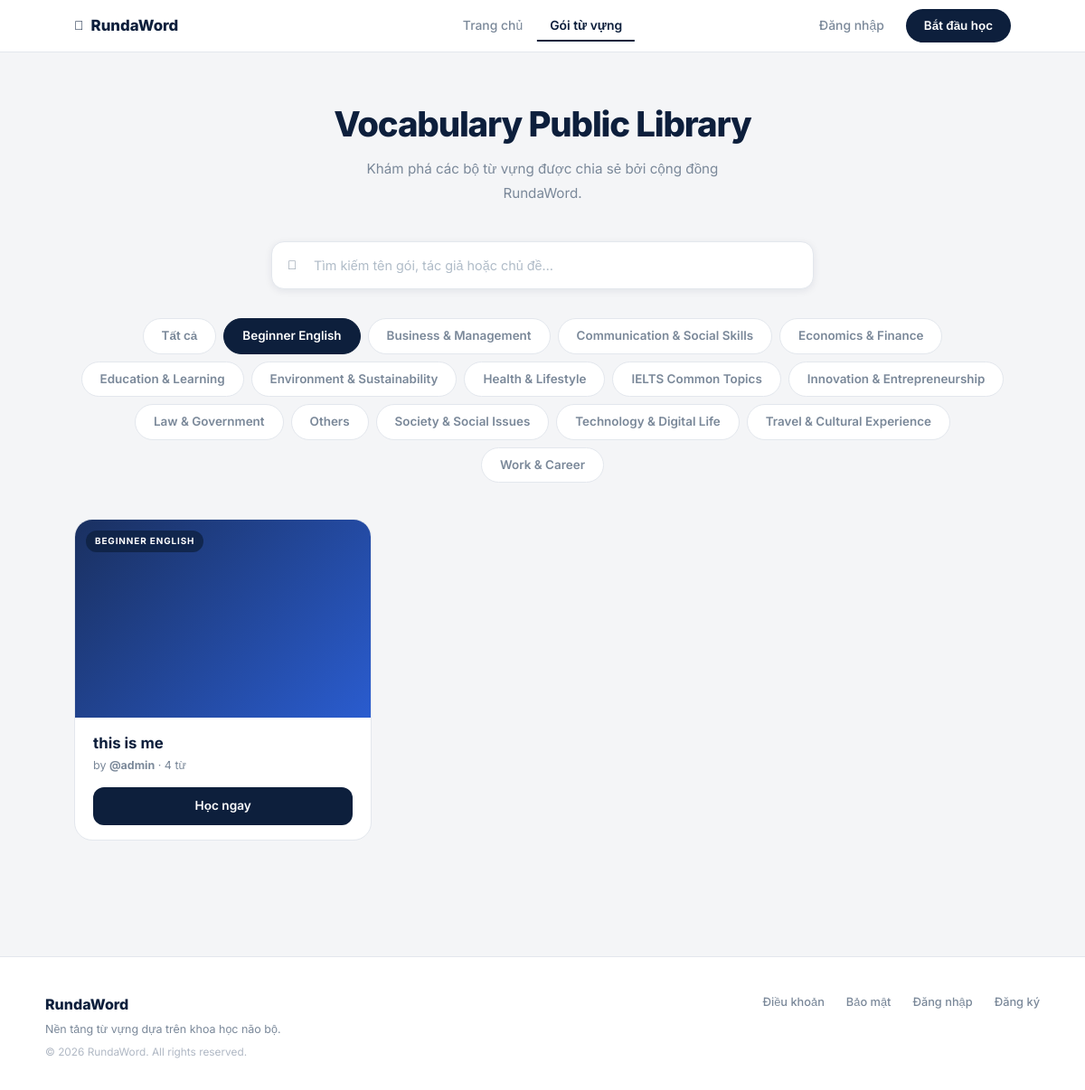
/explore?q=&topic=Beginner+English, run on an earlier commit of the app's database.
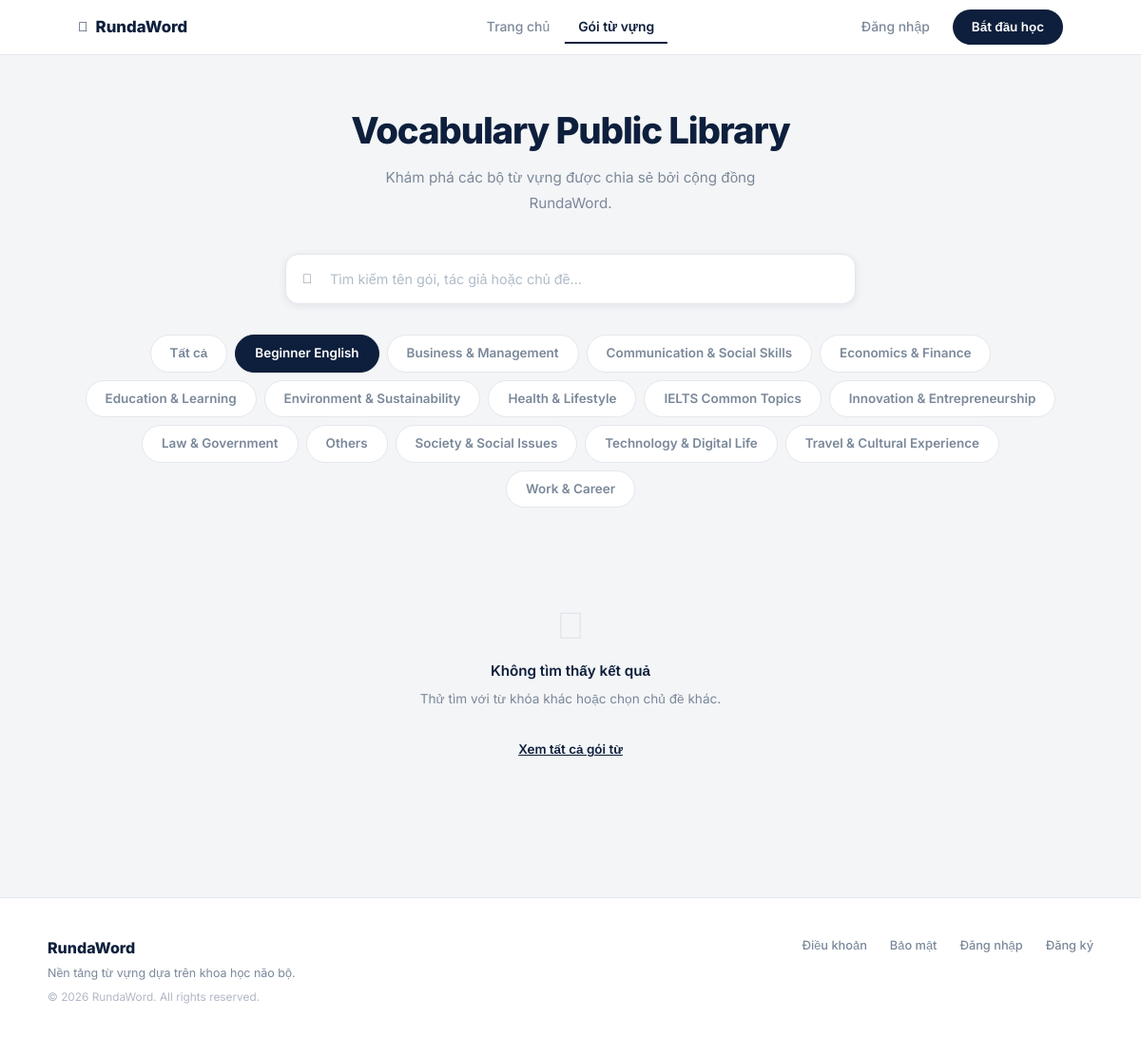
And on a later commit of the database.
### main.py (models this page shows, shortened)
class TopicCatalog(db.Model):
    __tablename__ = 'topic_catalog'
    id   = db.Column(db.Integer, primary_key=True)
    name = db.Column(db.String(120), unique=True, nullable=False)

class VocabPackage(db.Model):
    __tablename__ = 'vocab_packages'
    id                  = db.Column(db.Integer, primary_key=True)
    package_name        = db.Column(db.String(100), nullable=False)
    package_description = db.Column(db.Text)
    topic               = db.Column(db.String(80))          # NEW: topic/category field
    created_at          = db.Column(db.DateTime, default=datetime.utcnow)
    updated_at          = db.Column(db.DateTime, default=datetime.utcnow)
    user_id             = db.Column(db.Integer, db.ForeignKey('users.id'), nullable=False)
    is_public           = db.Column(db.Boolean, default=True)
    vocabularies = db.relationship(
        'Vocabulary', backref='package', lazy=True, cascade='all, delete-orphan'
    )

class User(UserMixin, db.Model):
    __tablename__ = 'users'
    id            = db.Column(db.Integer, primary_key=True)
    username      = db.Column(db.String(50),  unique=True, nullable=False)
    name          = db.Column(db.String(100))
    email         = db.Column(db.String(120), unique=True, nullable=False)
    password_hash = db.Column(db.String(255), nullable=False)
    role          = db.Column(db.Integer, default=ROLE_USER, nullable=False)
    created_at    = db.Column(db.DateTime, default=datetime.utcnow)
    packages = db.relationship(
        'VocabPackage', backref='user', lazy=True, cascade='all, delete-orphan',
        foreign_keys='VocabPackage.user_id'
    )
    saved_packages = db.relationship(
        'VocabPackage', secondary=user_saved_packages,
        backref=db.backref('saved_by', lazy='dynamic'), lazy='dynamic'
    )

### main.py (the view)
@app.route('/explore')
def explore():
    q            = request.args.get('q', '').strip()
    topic_filter = request.args.get('topic', '').strip()
    available_topics = get_available_topics()
    if topic_filter and topic_filter not in available_topics:
        topic_filter = ''
    pkg_query = VocabPackage.query.filter(VocabPackage.is_public == True)
    if topic_filter:
        pkg_query = pkg_query.filter(VocabPackage.topic == topic_filter)
    if q:
        public_packages = search_packages(q)
        if topic_filter:
            public_packages = [p for p in public_packages if p.topic == topic_filter]
    else:
        public_packages = pkg_query.order_by(VocabPackage.updated_at.desc()).all()
    return render_template(
        'explore.html',
        public_packages=public_packages,
        search_query=q,
        topic_filter=topic_filter,
        available_topics=available_topics,
    )

### main.py (called while the page is built)
def get_available_topics():
    rows = TopicCatalog.query.order_by(TopicCatalog.name).all()
    return [r.name for r in rows]

### templates/explore.html (shortened to what the changed rows need)
{% extends "base.html" %}
{% block content %}
<div class="exp-page">
  <div class="exp-hero">
    <h1>Vocabulary Public Library</h1>
  </div>
  <div class="exp-filters">
    <a href="{{ url_for('explore', q=search_query or '') }}"
       class="exp-filter {% if not topic_filter %}active{% endif %}">Tất cả</a>
    {% for topic in available_topics %}
    <a href="{{ url_for('explore', q=search_query or '', topic=topic) }}"
       class="exp-filter {% if topic_filter == topic %}active{% endif %}">{{ topic }}</a>
    {% endfor %}
  </div>
  {% set bg_colors = [
    'linear-gradient(135deg,#1a3060,#2a5ccf)',
    'linear-gradient(135deg,#0d3a6a,#1a7ac0)',
    'linear-gradient(135deg,#1a1a3a,#2a2a7a)',
    'linear-gradient(135deg,#3a1a1a,#8a2a2a)',
    'linear-gradient(135deg,#0d3a20,#1a8a4a)',
    'linear-gradient(135deg,#2a1a3a,#6a2a9a)'
  ] %}
  {% if public_packages %}
  <div class="exp-grid">
    {% for pkg in public_packages %}
    <div class="exp-card">
      <div class="exp-card-img-wrap">
        <div class="exp-card-img-bg" style="background:{{ bg_colors[loop.index0 % 6] }};"></div>
        {% if pkg.topic %}
          <span class="exp-cat-badge">{{ pkg.topic }}</span>
        {% endif %}
      </div>
      <div class="exp-card-body">
        <div class="exp-card-name">{{ pkg.package_name }}</div>
        <div class="exp-card-meta">
          by <strong>@{{ pkg.user.username if pkg.user else 'unknown' }}</strong>
          · {{ pkg.vocabularies|length }} từ
        </div>
        {% if current_user.is_authenticated %}
          <a href="{{ url_for('package_detail', package_id=pkg.id) }}" class="btn-learn-dark">Học ngay</a>
        {% else %}
          <button class="btn-learn-dark" onclick="openAuth('login')">Học ngay</button>
        {% endif %}
      </div>
    </div>
    {% endfor %}
  </div>
  {% else %}
  <div class="exp-empty">
    <i class="fas fa-box-open"></i>
    {% if search_query or topic_filter %}
      <p style="font-size:0.95rem;font-weight:600;color:var(--navy);margin-bottom:6px;">Không tìm thấy kết quả</p>
      <p style="font-size:0.85rem;">Thử tìm với từ khóa khác hoặc chọn chủ đề khác.</p>
      <a href="{{ url_for('explore') }}" style="display:inline-block;margin-top:16px;font-size:0.84rem;font-weight:600;color:var(--navy);text-decoration:underline;">
        Xem tất cả gói từ
      </a>
    {% endif %}
  </div>
  {% endif %}
</div>
{% endblock %}

What changed in the data, as far as the page shows it:
removed VocabPackage: topic "BEGINNER ENGLISH", package_name "this is me", user "admin", vocabularies|length "4"
Also different on the page:
text now shown: "Không tìm thấy kết quả Thử tìm với từ khóa khác hoặc chọn chủ đề khác. Xem tất cả gói từ"
